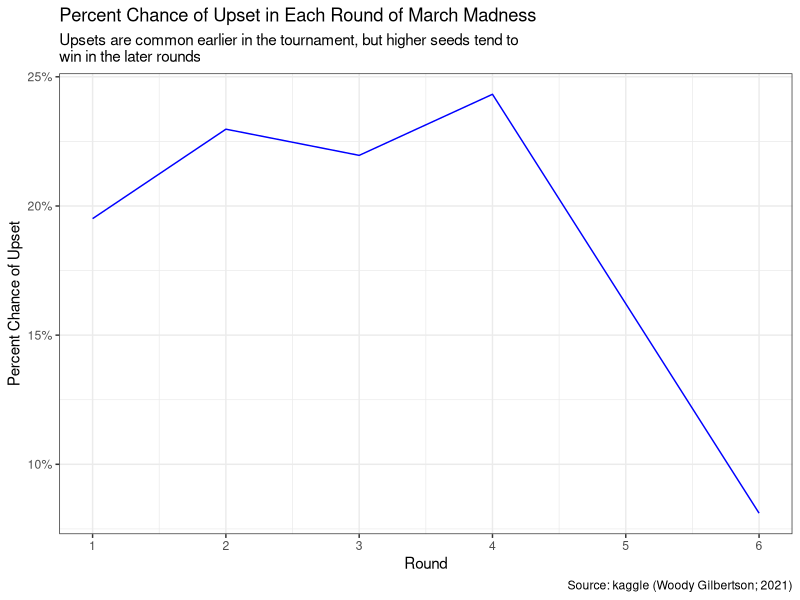

Reproduce this figure in R.
## ---- chunk 1
knitr::opts_chunk$set(echo = TRUE)
library(tidyverse)
library(dplyr)
library(ggthemes)
## ---- chunk 2
# gather the data

mm_data <- read_csv(file = "data_cleaned.csv")

# data from 2022 tournament

last_year <- tribble(~ROUND, ~upsets_per_round, ~total_games,
        1, 7, 1184,
        2, 5, 592,
        3, 5, 296,
        4, 0, 148,
        5, 1, 74,
        6, 0, 37)

# wrangle the data

data <- mm_data |> 
  select(WSEED, LSEED, ROUND) |> 
  mutate(upset = if_else(WSEED > LSEED + 1, TRUE, FALSE)) |> 
  mutate(upset = if_else(WSEED > LSEED + 1, 1, 0)) |>
  group_by(ROUND) |> 
  summarize(upsets_per_round = sum(upset)) |> 
  filter(ROUND != 0)
# mutate(total_games = sum(ROUND)/ROUND)
  
# combine with 2022 data

joined <- full_join(data, last_year)

# have more than one 1,2,3,5 in the ROUND category, have to combine them

upset_data <- joined |> 
  group_by(ROUND) |>
  summarize(upsets_per_round= sum(upsets_per_round))

# finding average upsets per round with upset_data

# cannot find a way to combine upset_data with the total amount of games played per round besides a new tibble

rounds <- tribble(~ROUND, ~upsets_per_round, ~total_games, 
        1, 231, 1184, 
        2, 136, 592, 
        3, 65, 296, 
        4, 36, 148, 
        5, 12, 74, 
        6, 3, 37)

# appears as if the chance for an upset goes down as the rounds go up, but this could jsut be because the seeds get closer together.

rounds |> 
  mutate(upset_chance = upsets_per_round/total_games) |> 
  ggplot(aes(x = ROUND, y = upset_chance)) + 
  geom_line(color = "blue") + 
  scale_x_continuous(breaks = c(1, 2, 3, 4, 5, 6)) +
  scale_y_continuous(labels = scales::percent_format()) + 
  theme_bw() + 
  labs(title = "Percent Chance of Upset in Each Round of March Madness",
       subtitle = "Upsets are common earlier in the tournament, but higher seeds tend to \nwin in the later rounds", 
       x = "Round", 
       y = "Percent Chance of Upset",
       caption = "Source: kaggle (Woody Gilbertson; 2021)")


